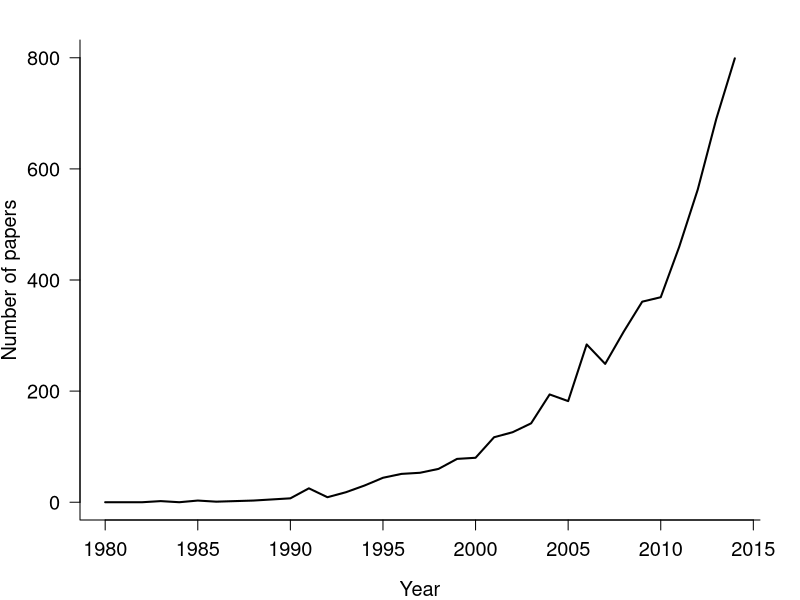

This figure's R source:
ds <- read.csv("Data/PCMCitesThruTime.csv", )

png("Manuscript/Figures/PCMCitations.png", height = 1200, width = 1200, res = 300)

# Plot citations
par(bty = "l")
par(mar = c(4, 4, 2, 2))
plot(Citations ~ Year, data = ds, type = "l", ylim = c(0, 800), 
	 las = 1, lwd = 2, cex.lab = 1.2, cex.axis = 1.2,
	 ylab = "Number of papers", xlab = "Year")

dev.off()